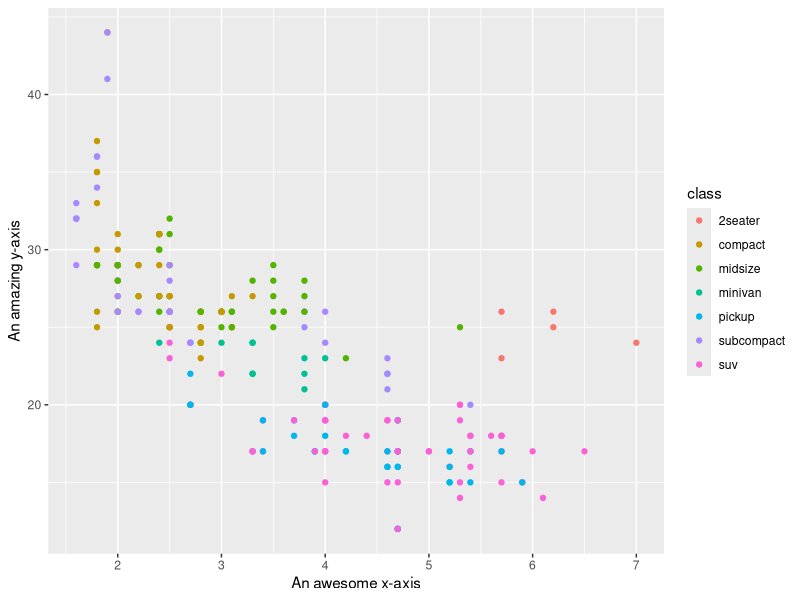
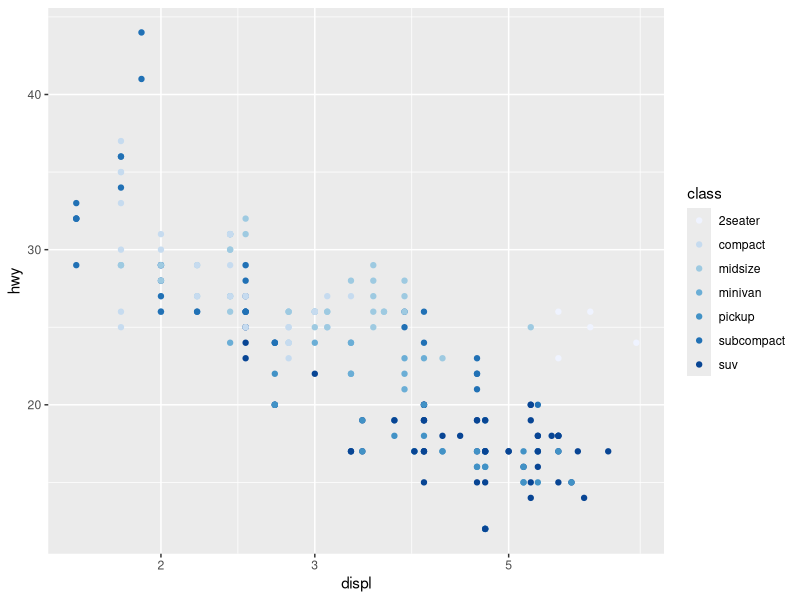

These figures' R source, in order: (Note: this script raises an error after producing the figures.)
#Chapter 12: Scales
library(tidyverse)
library(ggplot2)
library(dplyr)
##Types of Scales
#-Position Scales
#-Colour scales
#-Manual scales
#- Identity scales

#Specifying scales
ggplot(data = mpg, aes(x = displ, y = hwy)) +
  geom_point(aes(colour = class)) +
  scale_x_continuous("An awesome x-axis") +
  scale_y_continuous("An amazing y-axis")

#Note
ggplot(data = mpg, aes(x = displ, y = hwy)) +
  geom_point(aes(colour = class)) +
  scale_x_log10() +
  scale_color_brewer()

#Convinience functions
#xlim(25, 35) - for continuous scale from 10, 20
#ylim(20, 10) - a reversed continuous scale from 20 to 10
#xlim("a", "b", "c") - a discrete scale
#xlim(as. Date(c("2008-05-01", "2008-08-01"))): a date scale from May 1 to Auguat1 2008

#Three examples
base + xlim(2, 3)
base + xlim(3, 2)
base + lims(x = c(2, 3))


#Visual range expansion
#To set the expansions at limits to ZERO
ggplot(data = faithfuld, aes(x = waiting, y = eruptions)) +
  geom_raster(aes(fill = density))

#Do this
ggplot(data = faithfuld, aes(x = waiting, y = eruptions)) +
  geom_raster(aes(fill = density)) +
  scale_x_continuous(expand = c(0,0)) +
  scale_y_continuous(expand = c(0,0))

#Out of bound values: To ZOOM into an area of interest,
#use the xlim() and ylim() arguments to coord_cartesian() 

#Exercises
library(cowplot)
p1 <- ggplot() + geom_point(data = filter(mpg, drv == "f"), aes(x = displ, y = hwy, colour = class)) 
p2 <- ggplot() +  geom_point(data = filter(mpg, drv == "r"), aes(x = displ, y = hwy, colour = class))
plot_grid(p1, p2, labels = c("Forward", "Reverse"))


#Position Scales
#Convert from fuel economy to fuel consumption
ggplot(data = mpg, aes(x = displ, y = hwy)) +
  geom_point() +
  scale_y_continuous(trans = "reciprocal")

#Transforming using "trans"
p3 <- ggplot(data = mpg, aes(x = displ, y = hwy)) +
  geom_point() +
  scale_y_continuous(trans = "log10")

#Vrs transforming using aes()
p4 <- ggplot(data = mpg, aes(x = displ, y = log10(hwy))) +
  geom_point()
plot_grid(p3, p4) 

#Discrete Position Scales
ggplot(data = mpg, aes(x = hwy, y = class)) +
  geom_point() +
  annotate(geom = "text", x = 5, y = 1:7, label = c("a", "b", "c", "d", "e", "f", "g"))


ggplot(data = mpg, aes(x = hwy, y = class)) +
  geom_count() +
  scale_x_binned(n.breaks = 10)

#12.4 Colour Scales
bars <- ggplot(data = mpg, aes(x = drv, y = hwy, fill = drv)) +
  geom_bar(stat = "identity") +
  scale_colour_hue()


#Instead use scale_fill_brewer with
#palette = "Set1" or "Dark2" for categorical data
ggplot(data = mpg, aes(x = drv, y = hwy, fill = drv)) +
  geom_bar(stat = "identity") +
  scale_fill_brewer(palette = "Set1")

#Or
ggplot(data = mpg, aes(x = drv, y = hwy, fill = drv)) +
  geom_bar(stat = "identity") +
  scale_fill_brewer(palette = "Dark2")

#Lets see how this works with geom_point
ggplot(data = mpg, aes(x = displ, y = hwy, colour = class)) +
  geom_point() +
  scale_color_brewer(palette = "Set1")


ggplot(data = mpg, aes(x = displ, y = hwy, colour = class)) +
  geom_point() +
  scale_color_brewer(palette = "Set2")

ggplot(data = mpg, aes(x = displ, y = hwy, colour = class)) +
  geom_point() +
  scale_color_brewer(palette = "Pastel1")















  
  
  
  
  
  
  


